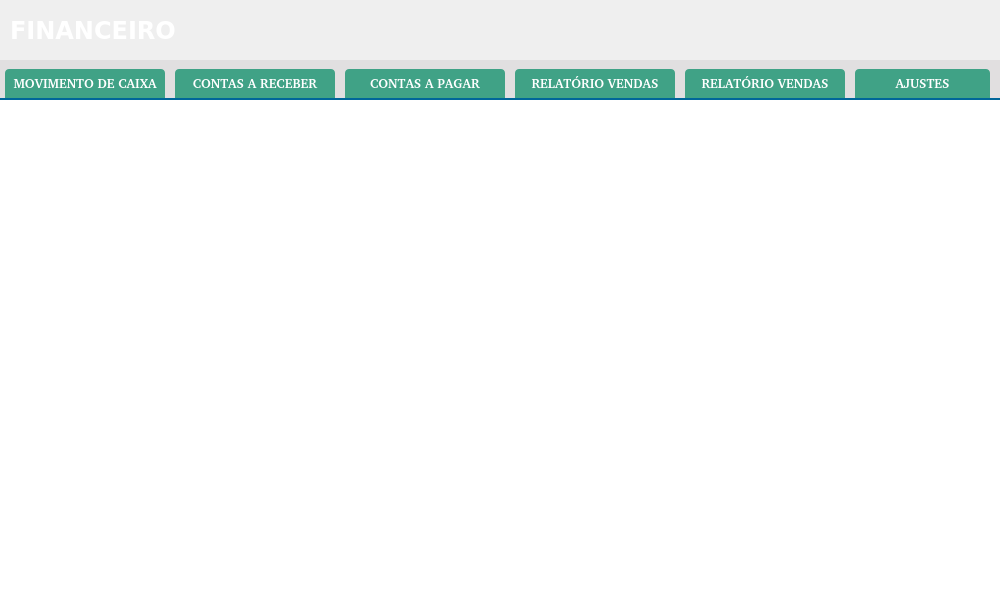
<?xml version="1.0" encoding="UTF-8"?>
<ui version="4.0">
 <class>ct_MainFinanceiro</class>
 <widget class="QFrame" name="ct_MainFinanceiro">
  <property name="geometry">
   <rect>
    <x>0</x>
    <y>0</y>
    <width>1000</width>
    <height>600</height>
   </rect>
  </property>
  <property name="windowTitle">
   <string>Frame</string>
  </property>
  <property name="styleSheet">
   <string notr="true">border:none</string>
  </property>
  <widget class="QFrame" name="frameMainFinanceiro">
   <property name="geometry">
    <rect>
     <x>0</x>
     <y>0</y>
     <width>1000</width>
     <height>600</height>
    </rect>
   </property>
   <widget class="QFrame" name="fr_TituloFinanceiro">
    <property name="geometry">
     <rect>
      <x>0</x>
      <y>0</y>
      <width>1000</width>
      <height>60</height>
     </rect>
    </property>
    <property name="styleSheet">
     <string notr="true">border: none</string>
    </property>
    <widget class="QLabel" name="lb_tituloFinanceiro">
     <property name="geometry">
      <rect>
       <x>10</x>
       <y>15</y>
       <width>271</width>
       <height>30</height>
      </rect>
     </property>
     <property name="font">
      <font>
       <family>DejaVu Sans</family>
       <pointsize>18</pointsize>
       <weight>75</weight>
       <bold>true</bold>
      </font>
     </property>
     <property name="styleSheet">
      <string notr="true">color: #FFF</string>
     </property>
     <property name="text">
      <string>FINANCEIRO</string>
     </property>
    </widget>
   </widget>
   <widget class="QFrame" name="ct_financeiro">
    <property name="geometry">
     <rect>
      <x>0</x>
      <y>100</y>
      <width>1000</width>
      <height>500</height>
     </rect>
    </property>
    <property name="styleSheet">
     <string notr="true">background: #FFF;
border: none</string>
    </property>
    <property name="frameShape">
     <enum>QFrame::StyledPanel</enum>
    </property>
    <property name="frameShadow">
     <enum>QFrame::Raised</enum>
    </property>
   </widget>
   <widget class="QFrame" name="fr_menuFinanceiro">
    <property name="geometry">
     <rect>
      <x>0</x>
      <y>60</y>
      <width>1000</width>
      <height>40</height>
     </rect>
    </property>
    <property name="styleSheet">
     <string notr="true">background:#E1DFE0;
border: none;
border-bottom: 2px solid #069;</string>
    </property>
    <property name="frameShape">
     <enum>QFrame::StyledPanel</enum>
    </property>
    <property name="frameShadow">
     <enum>QFrame::Raised</enum>
    </property>
    <widget class="QPushButton" name="bt_MovCaixa">
     <property name="geometry">
      <rect>
       <x>5</x>
       <y>2</y>
       <width>160</width>
       <height>36</height>
      </rect>
     </property>
     <property name="font">
      <font>
       <family>Arial [Mono]</family>
       <pointsize>10</pointsize>
       <weight>75</weight>
       <bold>true</bold>
      </font>
     </property>
     <property name="cursor">
      <cursorShape>PointingHandCursor</cursorShape>
     </property>
     <property name="focusPolicy">
      <enum>Qt::NoFocus</enum>
     </property>
     <property name="autoFillBackground">
      <bool>false</bool>
     </property>
     <property name="styleSheet">
      <string notr="true">QPushButton{
background: #40A286 ;
border: none;
color: #FFF;
border-top-left-radius: 4px;
border-top-right-radius: 4px;
margin-top: 7px;
}
QPushButton:hover {
background: #7AB32E;
margin-top: 0;
}
QPushButton:disabled {
background: #7AB32E;
margin-top: 0;
}
</string>
     </property>
     <property name="text">
      <string>MOVIMENTO DE CAIXA</string>
     </property>
     <property name="icon">
      <iconset>
       <normaloff>../../RSP/Images/icon/tag-new.png</normaloff>../../RSP/Images/icon/tag-new.png</iconset>
     </property>
     <property name="iconSize">
      <size>
       <width>25</width>
       <height>25</height>
      </size>
     </property>
     <property name="shortcut">
      <string>F7</string>
     </property>
     <property name="flat">
      <bool>true</bool>
     </property>
    </widget>
    <widget class="QPushButton" name="bt_AReceber">
     <property name="geometry">
      <rect>
       <x>175</x>
       <y>2</y>
       <width>160</width>
       <height>36</height>
      </rect>
     </property>
     <property name="font">
      <font>
       <family>Arial [Mono]</family>
       <pointsize>10</pointsize>
       <weight>75</weight>
       <bold>true</bold>
      </font>
     </property>
     <property name="cursor">
      <cursorShape>PointingHandCursor</cursorShape>
     </property>
     <property name="focusPolicy">
      <enum>Qt::NoFocus</enum>
     </property>
     <property name="autoFillBackground">
      <bool>false</bool>
     </property>
     <property name="styleSheet">
      <string notr="true">QPushButton{
background: #40A286 ;
border: none;
color: #FFF;
border-top-left-radius: 4px;
border-top-right-radius: 4px;
margin-top: 7px;
}
QPushButton:hover {
background: #7AB32E;
margin-top: 0;
}
QPushButton:disabled {
background: #7AB32E;
margin-top: 0;
}
</string>
     </property>
     <property name="text">
      <string>CONTAS A RECEBER</string>
     </property>
     <property name="icon">
      <iconset>
       <normaloff>../../RSP/Images/icon/tag-new.png</normaloff>../../RSP/Images/icon/tag-new.png</iconset>
     </property>
     <property name="iconSize">
      <size>
       <width>25</width>
       <height>25</height>
      </size>
     </property>
     <property name="shortcut">
      <string>F7</string>
     </property>
     <property name="flat">
      <bool>true</bool>
     </property>
    </widget>
    <widget class="QPushButton" name="bt_APagar">
     <property name="enabled">
      <bool>true</bool>
     </property>
     <property name="geometry">
      <rect>
       <x>345</x>
       <y>2</y>
       <width>160</width>
       <height>36</height>
      </rect>
     </property>
     <property name="font">
      <font>
       <family>Arial [Mono]</family>
       <pointsize>10</pointsize>
       <weight>75</weight>
       <bold>true</bold>
      </font>
     </property>
     <property name="cursor">
      <cursorShape>PointingHandCursor</cursorShape>
     </property>
     <property name="focusPolicy">
      <enum>Qt::NoFocus</enum>
     </property>
     <property name="autoFillBackground">
      <bool>false</bool>
     </property>
     <property name="styleSheet">
      <string notr="true">QPushButton{
background: #40A286 ;
border: none;
color: #FFF;
border-top-left-radius: 4px;
border-top-right-radius: 4px;
margin-top: 7px;
}
QPushButton:hover {
background: #7AB32E;
margin-top: 0;
}
QPushButton:disabled {
background: #7AB32E;
margin-top: 0;
}
</string>
     </property>
     <property name="text">
      <string>CONTAS A PAGAR</string>
     </property>
     <property name="icon">
      <iconset>
       <normaloff>../../RSP/Images/icon/tag-new.png</normaloff>../../RSP/Images/icon/tag-new.png</iconset>
     </property>
     <property name="iconSize">
      <size>
       <width>25</width>
       <height>25</height>
      </size>
     </property>
     <property name="shortcut">
      <string>F7</string>
     </property>
     <property name="flat">
      <bool>true</bool>
     </property>
    </widget>
    <widget class="QPushButton" name="bt_relatVendas">
     <property name="enabled">
      <bool>true</bool>
     </property>
     <property name="geometry">
      <rect>
       <x>515</x>
       <y>2</y>
       <width>160</width>
       <height>36</height>
      </rect>
     </property>
     <property name="font">
      <font>
       <family>Arial [Mono]</family>
       <pointsize>10</pointsize>
       <weight>75</weight>
       <bold>true</bold>
      </font>
     </property>
     <property name="cursor">
      <cursorShape>PointingHandCursor</cursorShape>
     </property>
     <property name="focusPolicy">
      <enum>Qt::NoFocus</enum>
     </property>
     <property name="autoFillBackground">
      <bool>false</bool>
     </property>
     <property name="styleSheet">
      <string notr="true">QPushButton{
background: #40A286 ;
border: none;
color: #FFF;
border-top-left-radius: 4px;
border-top-right-radius: 4px;
margin-top: 7px;
}
QPushButton:hover {
background: #7AB32E;
margin-top: 0;
}
QPushButton:disabled {
background: #7AB32E;
margin-top: 0;
}
</string>
     </property>
     <property name="text">
      <string>RELATÓRIO VENDAS</string>
     </property>
     <property name="icon">
      <iconset>
       <normaloff>../../RSP/Images/icon/tag-new.png</normaloff>../../RSP/Images/icon/tag-new.png</iconset>
     </property>
     <property name="iconSize">
      <size>
       <width>25</width>
       <height>25</height>
      </size>
     </property>
     <property name="shortcut">
      <string>F7</string>
     </property>
     <property name="flat">
      <bool>true</bool>
     </property>
    </widget>
    <widget class="QPushButton" name="bt_relatCompras">
     <property name="enabled">
      <bool>true</bool>
     </property>
     <property name="geometry">
      <rect>
       <x>685</x>
       <y>2</y>
       <width>160</width>
       <height>36</height>
      </rect>
     </property>
     <property name="font">
      <font>
       <family>Arial [Mono]</family>
       <pointsize>10</pointsize>
       <weight>75</weight>
       <bold>true</bold>
      </font>
     </property>
     <property name="cursor">
      <cursorShape>PointingHandCursor</cursorShape>
     </property>
     <property name="focusPolicy">
      <enum>Qt::NoFocus</enum>
     </property>
     <property name="autoFillBackground">
      <bool>false</bool>
     </property>
     <property name="styleSheet">
      <string notr="true">QPushButton{
background: #40A286 ;
border: none;
color: #FFF;
border-top-left-radius: 4px;
border-top-right-radius: 4px;
margin-top: 7px;
}
QPushButton:hover {
background: #7AB32E;
margin-top: 0;
}
QPushButton:disabled {
background: #7AB32E;
margin-top: 0;
}
</string>
     </property>
     <property name="text">
      <string>RELATÓRIO VENDAS</string>
     </property>
     <property name="icon">
      <iconset>
       <normaloff>../../RSP/Images/icon/tag-new.png</normaloff>../../RSP/Images/icon/tag-new.png</iconset>
     </property>
     <property name="iconSize">
      <size>
       <width>25</width>
       <height>25</height>
      </size>
     </property>
     <property name="shortcut">
      <string>F7</string>
     </property>
     <property name="flat">
      <bool>true</bool>
     </property>
    </widget>
    <widget class="QPushButton" name="bt_ajustesFinanceiro">
     <property name="enabled">
      <bool>true</bool>
     </property>
     <property name="geometry">
      <rect>
       <x>855</x>
       <y>2</y>
       <width>135</width>
       <height>36</height>
      </rect>
     </property>
     <property name="font">
      <font>
       <family>Arial [Mono]</family>
       <pointsize>10</pointsize>
       <weight>75</weight>
       <bold>true</bold>
      </font>
     </property>
     <property name="cursor">
      <cursorShape>PointingHandCursor</cursorShape>
     </property>
     <property name="focusPolicy">
      <enum>Qt::NoFocus</enum>
     </property>
     <property name="autoFillBackground">
      <bool>false</bool>
     </property>
     <property name="styleSheet">
      <string notr="true">QPushButton{
background: #40A286 ;
border: none;
color: #FFF;
border-top-left-radius: 4px;
border-top-right-radius: 4px;
margin-top: 7px;
}
QPushButton:hover {
background: #7AB32E;
margin-top: 0;
}
QPushButton:disabled {
background: #7AB32E;
margin-top: 0;
}
</string>
     </property>
     <property name="text">
      <string>AJUSTES</string>
     </property>
     <property name="icon">
      <iconset>
       <normaloff>../../RSP/Images/icon/tag-new.png</normaloff>../../RSP/Images/icon/tag-new.png</iconset>
     </property>
     <property name="iconSize">
      <size>
       <width>25</width>
       <height>25</height>
      </size>
     </property>
     <property name="shortcut">
      <string>F7</string>
     </property>
     <property name="flat">
      <bool>true</bool>
     </property>
    </widget>
   </widget>
   <zorder>ct_financeiro</zorder>
   <zorder>fr_TituloFinanceiro</zorder>
   <zorder>fr_menuFinanceiro</zorder>
  </widget>
 </widget>
 <resources/>
 <connections/>
</ui>
